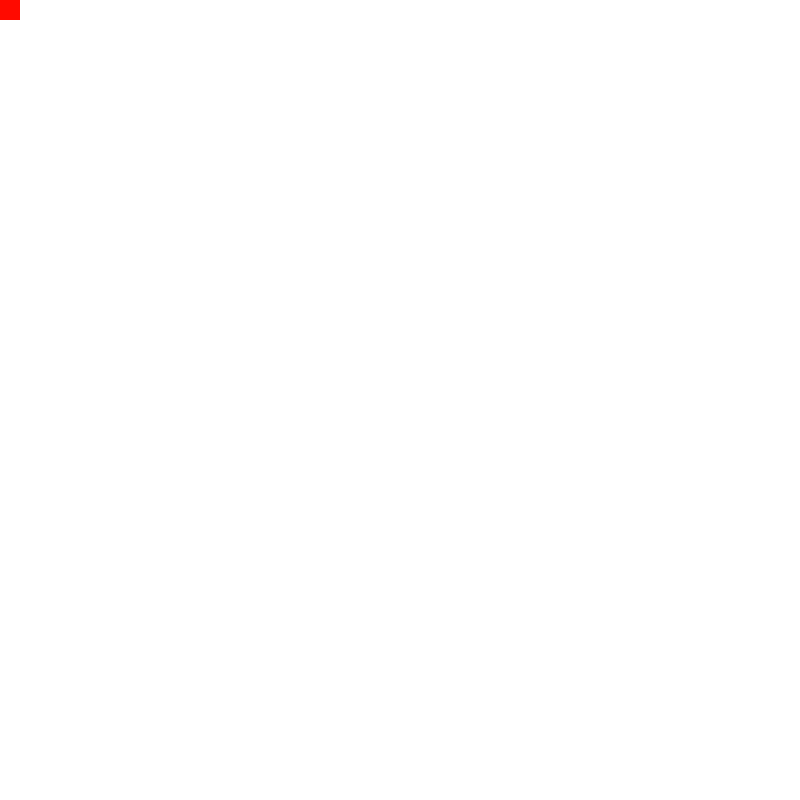
Frame 1 (no input)
Frame 60 (the mouse pressed at the canvas centre just before this capture): identical to frame 1, image omitted
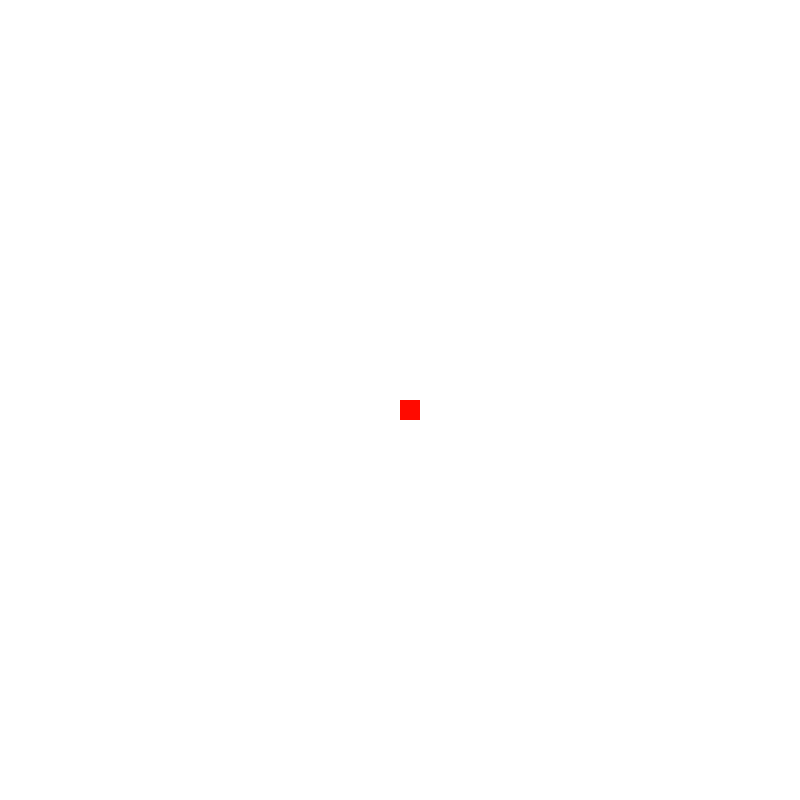
Frame 120 (the mouse held since frame 60 and released just before this capture)

The Processing sketch that drew these frames (run headless with seeded random() and noise(); from frame 60 on, the mouse is pressed at the canvas centre):

// Processing sketch: PointAnimationMouse
// ── PointAnimationMouse.pde
float offset = 1;
color c1;
color c2;

MyPoint p1;
MyPoint p2;

void setup(){
  size(800,800);
  background(255,255,255);
  frameRate(60);
  
  c1 = color(255, 204, 0);
  c2 = color(255, 10, 0);
  p1 = new MyPoint(10,10,10, c1);
  p2 = new MyPoint(150,300,20, c2);
  p1.plot();
  p2.plot();
}


void draw(){ 
  background(255,255,255);
  p1.move(mouseX,mouseY);
  p1.plot();
  p2.move(mouseX,mouseX);
  p2.plot();
}

// ── MyPoint.pde

class MyPoint{
  
  float x,y;
  float size; 
  color c;
  
  //Constructor
  public MyPoint(float x, float y, float size, color c){
    this.x = x;
    this.y = y;
    this.size = size;
    this.c = c;
  }
  
  // ---- Methods
  public void plot(){
    noStroke();
    fill(c);
    rect(x,y,size,size);
  }
  
  public void move(float newX, float newY){
    x = newX; 
    y = newY;
  }
  
  
}
